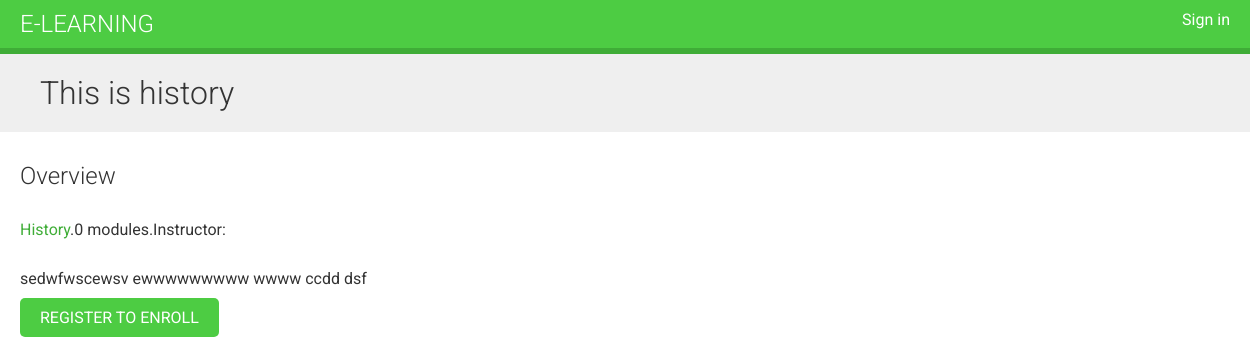
Page /course/this-is-hirtory/ on the committed database.
### courses/models.py (models this page shows, shortened)
class Course(models.Model):
    owner = models.ForeignKey(User,
                              related_name='courses_created',
                              on_delete=models.CASCADE)
    subject = models.ForeignKey(Subject,
                                related_name='courses',
                                on_delete=models.CASCADE)
    title = models.CharField(max_length=200)
    slug = models.SlugField(max_length=200, unique=True)
    overview = models.TextField()
    created = models.DateTimeField(auto_now_add=True)
    students = models.ManyToManyField(User, related_name='courses_joined', blank=True)
    class Meta:
        ordering = ['-created']

class Subject(models.Model):
    title = models.CharField(max_length=200)
    slug = models.SlugField(max_length=200, unique=True)
    class Meta:
        ordering = ['title']

### courses/views.py (the view)
# urls.py: path('<slug:slug>/', views.CourseDetailView.as_view(), name='course_detail'),
class CourseDetailView(DetailView):
    model = Course
    template_name = 'courses/course/detail.html'
    def get_context_data(self, **kwargs):
        context = super().get_context_data(**kwargs)
        context['enroll_form'] = CourseEnrollForm(initial={'course':self.object})
        return context

### courses/templates/courses/course/detail.html (shortened to what this page needs)
{% extends "base.html" %}
{% block content %}
    {% with subject=object.subject %}
        <h1>
            {{ object.title }}
        </h1>
        <div class="module">
            <h2>Overview</h2>
            <p>
                <a href="{% url 'course_list_subject' subject.slug %}">
                {{ subject.title }}</a>.{{ object.modules.count }} modules.Instructor: {{ object.owner.get_full_name }}
            </p>
            {{ object.overview|linebreaks }}
            {% if request.user.is_authenticated %}
                <form action="{% url 'student_enroll_course' %}" method="post">
                    {{ enroll_form }}
                    {% csrf_token %}
                    <input type="submit" value="Enroll now">
                </form>
            {% else %}
                <a href="{% url 'student_registration' %}" class="button">
                    Register to enroll
                </a>
            {% endif %}
        </div>
    {% endwith %}
{% endblock %}

### courses/static/css/base.css (style rules this page uses)
body { margin:0; font-family:'Roboto', sans-serif; font-weight:400; color:#333; }
a { color:#3fad37; text-decoration:none; }
h1, h2, h3, h4, h5, h6 { font-family:'Roboto', sans-serif; font-weight:300; }
h1 { background:#efefef; width:100%; overflow:auto; padding:20px 0 20px 40px; margin:0; }
.module { padding:10px 20px; float:left; width:600px; }
.module p { margin:10px 0 20px; width:100%; float:left; }
input[type=submit], a.button { border-radius:5px; background:#4dcc43; color:#fff; font-size:16px; text-transform:uppercase; border:none; padding:10px 20px; margin:20px 0; }

### rows in the picture
Course: title "This is history", modules.count "0", overview "sedwfwscewsv ewwwwwwwww wwww ccdd dsf"
Subject: title "History"
